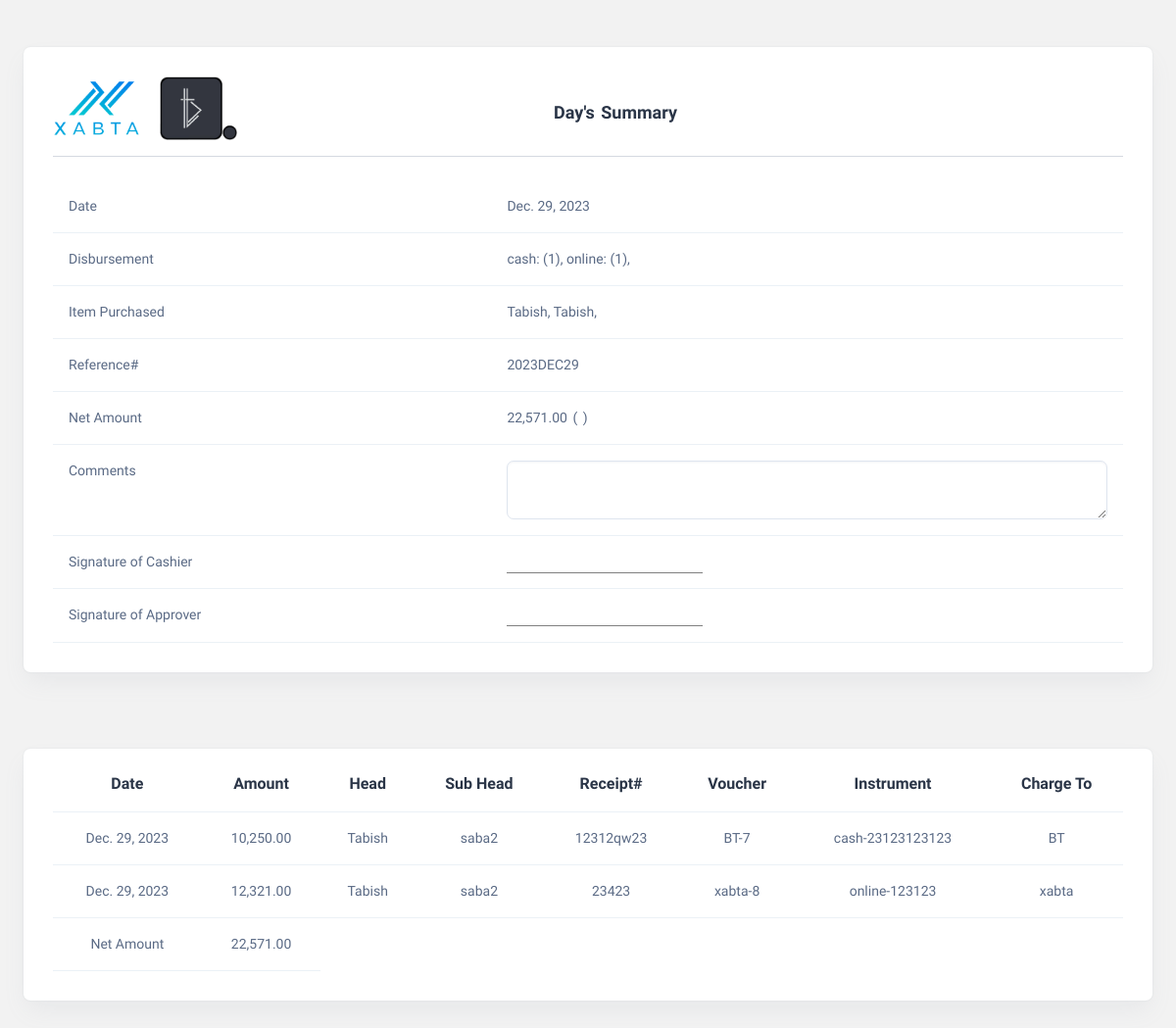
The page /summaryfile (signed in) on the database as committed earlier.
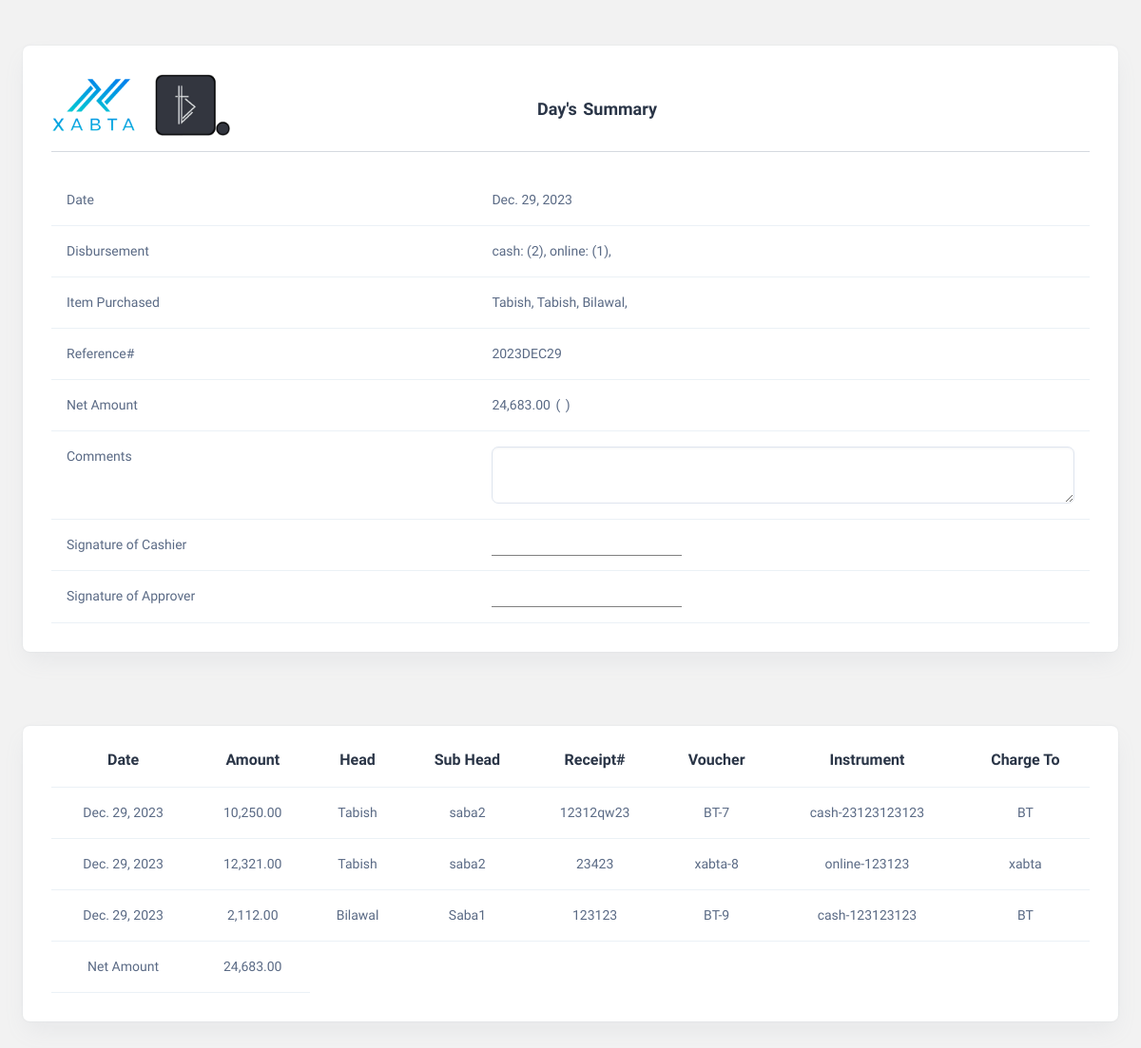
The same page on the database as committed later.
### Accountapp/models.py (models this page shows, shortened)
class AccountingEntry(models.Model):
    date = models.DateField(auto_now_add=True)
    amount = models.DecimalField(max_digits=20, decimal_places=2)
    head = models.ForeignKey(Head, on_delete=models.CASCADE)
    sub_head = models.ForeignKey(Shead, on_delete=models.CASCADE)
    description = models.TextField()
    receipt_number = models.CharField(max_length=20)
    charge_by = models.ForeignKey(
        charge, on_delete=models.CASCADE, null=True, blank=True
    )
    voucher = models.CharField(max_length=50, null=True, blank=True, unique=True)
    paid_by = models.ForeignKey(paid, on_delete=models.CASCADE, null=True, blank=True)
    claim_by = models.ForeignKey(claim, on_delete=models.CASCADE, null=True, blank=True)
    instrument = models.CharField(
        max_length=10,
        null=True,
        blank=True,
        choices=[("cash", "Cash"), ("cheque", "Cheque"), ("online", "Online Transfer")],
    )
    cash_number = models.CharField(max_length=20, default=0, null=True, blank=True)
    cheque_number = models.CharField(max_length=20, default=0, null=True, blank=True)
    online_number = models.CharField(max_length=20, default=0, null=True, blank=True)
    vendors = models.ForeignKey(Vendor, null=True, blank=True, on_delete=models.CASCADE)
    attachments = models.FileField(upload_to="attachments/", null=True, blank=True)
    comments = models.TextField()

class Head(models.Model):
    name = models.CharField(max_length=50)

class Shead(models.Model):
    head = models.ForeignKey(Head, on_delete=models.CASCADE)
    name = models.CharField(max_length=50)
    class Meta:
        verbose_name = "Sub Head"
        verbose_name_plural = "Sub Heads"
    def __str__(self):
        return self.name

class charge(models.Model):
    name = models.CharField(max_length=50)
    class Meta:
        verbose_name = "Charge To"
        verbose_name_plural = "Charge To"
    def __str__(self):
        return self.name

### Accountapp/views.py (the view)
# urls.py: path("summaryfile", views.summary, name="summaryfile"),
@login_required(login_url="signin")
def summary(request):
    today = date.today()
    todayentry = AccountingEntry.objects.filter(date=today)
    amount = 0
    cash = 0
    cheque = 0
    online = 0
    xcount = 0
    bcount = 0
    for i in todayentry:
        amount = amount + i.amount
        if i.instrument == "cash":
            cash = cash + 1
        elif i.instrument == "cheque":
            cheque = cheque + 1
        else:
            online = online + 1
        if i.charge_by == "xabta" or i.charge_by == "Xabta" or i.charge_by == "XABTA":
            xcount = xcount + 1
        elif i.charge_by == "bt" or i.charge_by == "Bt" or i.charge_by == "BT":
            bcount = bcount + 1
    for j in todayentry:
        if (
            str(j.charge_by) == "xabta"
            or str(j.charge_by) == "Xabta"
            or str(j.charge_by) == "XABTA"
        ):
            xcount = xcount + 1
        elif (
            str(j.charge_by) == "bt"
            or str(j.charge_by) == "Bt"
            or str(j.charge_by) == "BT"
        ):
            bcount = bcount + 1
    if xcount != 0 and bcount != 0:
        logo = "showboth"
    elif xcount != 0 and bcount == 0:
        logo = "showxabta"
    elif xcount == 0 and bcount != 0:
        logo = "showbt"
    p = inflect.engine()
    amount_in_words = p.number_to_words(int(amount)).title() + " Rupees"
    return render(request, "summary.html", locals())

### Accountapp/templates/summary.html (shortened to what this page needs)
<!DOCTYPE html>
<html lang="en">
  <head>
    {% load static %}
    {% load humanize %}
    <link rel="stylesheet" href="https://code.jquery.com/ui/1.12.1/themes/base/jquery-ui.css" />
    <link rel="stylesheet" href="{% static 'css/styles.min.css' %}" />
    <link rel="stylesheet" href="{% static 'css/custom.css' %}" />
  </head>
  <body>
    <div class="page-wrapper" id="main-wrapper" data-layout="horizontal" data-navbarbg="skin6" data-header-position="fixed">
      <div class="body-wrapper">
        <div class="container-fluid mt-4">
          <div class="card">
            <div class="card-body">
              <div class="row">
                <div class="col-md-12 text-left">
                  {% if logo == 'showboth' %}
                    <div class="d-flex align-items-center justify-content-between col-md-7">
                      <div>
                        <img src="{% static 'images/logos/logo2.png' %}" alt="Logo" class="me-3" style="max-height: 60px;" />
                        <img src="{% static 'images/logos/btfavicon1.png' %}" class="me-2" alt="Logo" style="max-height: 65px;" />
                      </div>
                      <div>
                        <h3 class="card-title fw-semibold text-center mt-3" style="word-spacing: 2px;">Day's Summary</h3>
                      </div>
                    </div>
                  {% else %}
                    <div class="d-flex align-items-center justify-content-end col-md-7">
                      <div>
                        <h3 class="card-title fw-semibold text-center mt-3" style="word-spacing: 2px;">Day's Summary</h3>
                      </div>
                    </div>
                  {% endif %}
                  <hr class="mb-0" style="height: 1px;" />
                </div>
              </div>
              <div class="row mt-4">
                <div class="col-md-12">
                  <div class="table-responsive">
                    <table class="table text-nowrap mb-0">
                      <tbody>
                        <tr>
                          <td>Date</td>
                          <td>{{ today }}</td>
                        </tr>
                        <tr>
                          <td>Disbursement</td>
                          <td>
                            {% if cash %}
                              cash: ({{ cash }}),
                            {% endif %}
                            {% if online %}
                              online: ({{ online }}),
                            {% endif %}
                          </td>
                        </tr>
                        <tr>
                          <td>Item Purchased</td>
                          <td>
                            {% for i in todayentry %}
                              {{ i.head.name }},
                            {% endfor %}
                          </td>
                        </tr>
                        <tr>
                          <td>Reference#</td>
                          <td id="formattedDate"></td>
                        </tr>
                        <tr>
                          <td>Net Amount</td>
                          <td style="word-spacing: 2px;">{{ amount|floatformat:2|intcomma }} ( {{ amount_in_words }} )</td>
                        </tr>
                        <tr>
                          <td>Comments</td>
                          <td>
                            <textarea class="form-control" name="" id="" style="min-width: 60%; min-height: 10%; background-color: #fff;"></textarea>
                          </td>
                        </tr>
                        <tr>
                          <td>Signature of Cashier</td>
                          <td>
                            <div style="border-bottom: 1px solid grey; width: 200px; padding-top: 21px; margin-bottom: -5px;"></div>
                          </td>
                        </tr>
                        <tr>
                          <td>Signature of Approver</td>
                          <td>
                            <div style="border-bottom: 1px solid grey; width: 200px; padding-top: 21px;"></div>
                          </td>
                        </tr>
                      </tbody>
                    </table>
                  </div>
                </div>
              </div>
            </div>
          </div>
        </div>
        <div class="container-fluid">
          <div class="card">
            <div class="card-body pt-2">
              <div class="table-responsive">
                <table id="accounting-table" class="table text-nowrap mb-0 align-middle">
                  <thead class="text-dark fs-4 text-center">
                    <tr>
                      <th>Date</th>
                      <th>Amount</th>
                      <th>Head</th>
                      <th>Sub Head</th>
                      <th>Receipt#</th>
                      <th>Voucher</th>
                      <th>Instrument</th>
                      <th>Charge To</th>
                    </tr>
                  </thead>
                  <tbody>
                    {% for entry in todayentry|slice:':' %}
                      <tr class="text-center">
                        <td>{{ entry.date }}</td>
                        <td>{{ entry.amount|floatformat:2|intcomma }}</td>
                        <td>{{ entry.head.name }}</td>
                        <td>{{ entry.sub_head }}</td>
                        <td>{{ entry.receipt_number }}</td>
                        <td>{{ entry.voucher }}</td>
                        {% if entry.instrument == 'cash' or entry.instrument == 'Cash' %}
                          <td>{{ entry.instrument }}-{{ entry.cash_number }}</td>
                        {% elif entry.instrument == 'Cheque' or entry.instrument == 'cheque' %}
                          <td>{{ entry.instrument }}-{{ entry.cheque_number }}</td>
                        {% else %}
                          <td>{{ entry.instrument }}-{{ entry.online_number }}</td>
                        {% endif %}
                        <td>{{ entry.charge_by.name }}</td>
                      </tr>
                    {% endfor %}
                    <tr class="text-center">
                      <td>Net Amount</td>
                      <td>{{ amount|floatformat:2|intcomma }}</td>
                    </tr>
                  </tbody>
                </table>
              </div>
            </div>
          </div>
        </div>
      </div>
    </div>
  </body>
</html>

### Accountapp/templates/summary.html (style rules this page uses)
html { background-color: #f2f2f2 !important; }
body { background-color: #f2f2f2 !important; }

Rows that differ between the two databases and show on the page:
added AccountingEntry: head.name "Bilawal", date "Dec. 29, 2023", amount "2,112.00", sub_head "Saba1", receipt_number "123123", voucher "BT-9", instrument "cash", cash_number "123123123", charge_by.name "BT"
Other text that changed with them:
{{ cash }}: "1" → "2"
{{ amount|floatformat:2|intcomma }}: "22,571.00" → "24,683.00"
